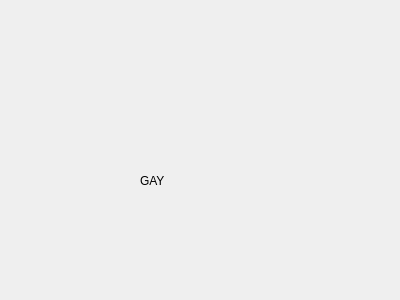
<?xml version="1.0" encoding="UTF-8"?>
<ui version="4.0">
 <class>Test</class>
 <widget class="QDialog" name="Test">
  <property name="geometry">
   <rect>
    <x>0</x>
    <y>0</y>
    <width>400</width>
    <height>300</height>
   </rect>
  </property>
  <property name="windowTitle">
   <string>Dialog</string>
  </property>
  <widget class="QLabel" name="label">
   <property name="geometry">
    <rect>
     <x>140</x>
     <y>130</y>
     <width>171</width>
     <height>101</height>
    </rect>
   </property>
   <property name="styleSheet">
    <string notr="true"/>
   </property>
   <property name="text">
    <string>GAY</string>
   </property>
  </widget>
 </widget>
 <resources/>
 <connections/>
</ui>
